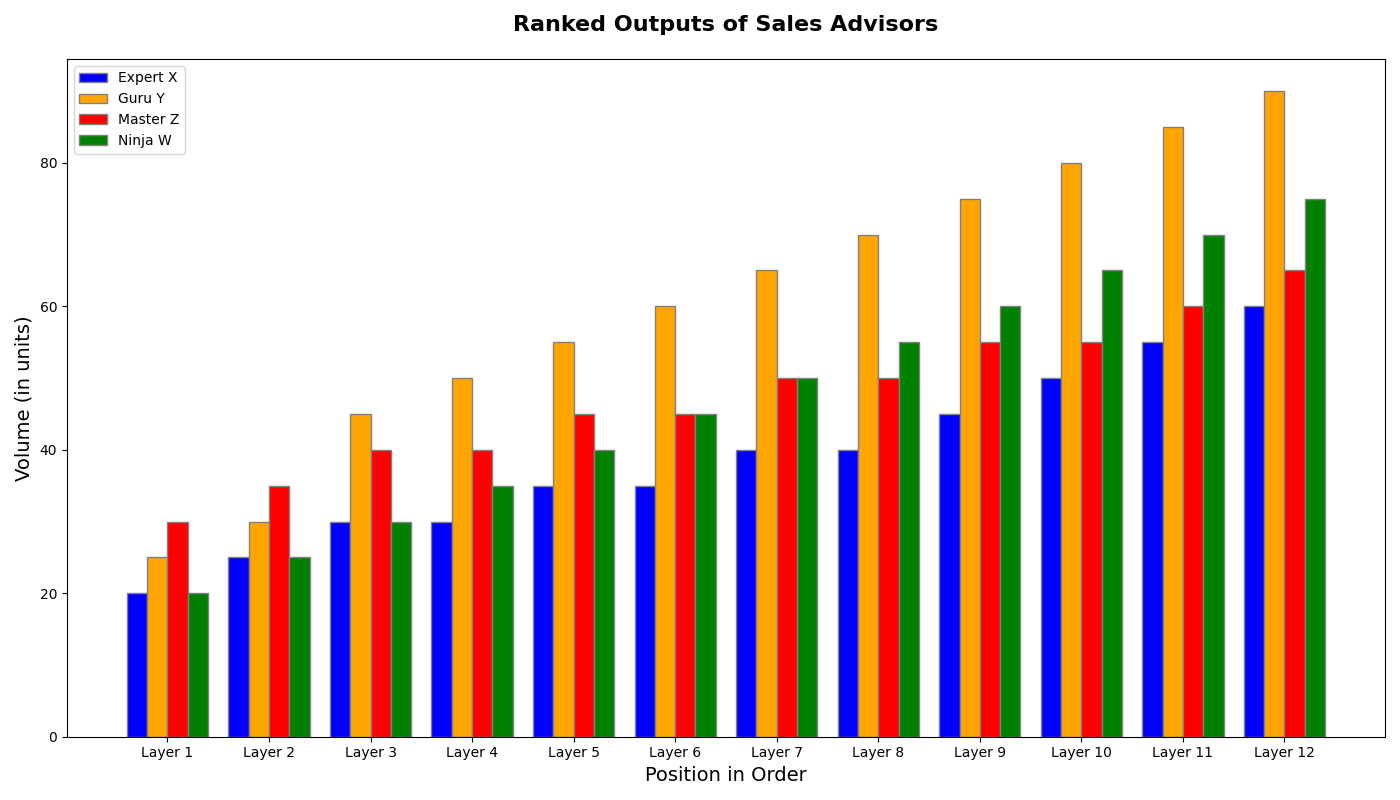

Write the Python code that produced this figure.
import matplotlib.pyplot as plt
import numpy as np

specialists = ['Expert X', 'Guru Y', 'Master Z', 'Ninja W']

monthly_sales = np.array([
    [30, 35, 20, 25, 40, 45, 30, 35, 40, 50, 60, 55],
    [25, 30, 45, 50, 55, 60, 65, 70, 75, 80, 85, 90],
    [40, 45, 50, 55, 60, 65, 55, 50, 45, 40, 35, 30],
    [20, 25, 30, 35, 40, 45, 50, 55, 60, 65, 70, 75]
])

# Sort monthly sales for each specialist
sorted_sales = [np.sort(sales) for sales in monthly_sales]

fig, ax = plt.subplots(figsize=(14, 8))

bar_width = 0.2

r1 = np.arange(len(sorted_sales[0]))
r2 = [x + bar_width for x in r1]
r3 = [x + bar_width for x in r2]
r4 = [x + bar_width for x in r3]

ax.bar(r1, sorted_sales[0], color='b', width=bar_width, edgecolor='grey', label=specialists[0])
ax.bar(r2, sorted_sales[1], color='orange', width=bar_width, edgecolor='grey', label=specialists[1])
ax.bar(r3, sorted_sales[2], color='r', width=bar_width, edgecolor='grey', label=specialists[2])
ax.bar(r4, sorted_sales[3], color='g', width=bar_width, edgecolor='grey', label=specialists[3])

ax.set_title('Ranked Outputs of Sales Advisors', fontsize=16, fontweight='bold', pad=20)
ax.set_xlabel('Position in Order', fontsize=14)
ax.set_ylabel('Volume (in units)', fontsize=14)
ax.set_xticks([r + bar_width * 1.5 for r in range(len(sorted_sales[0]))])
ax.set_xticklabels(['Layer ' + str(i) for i in range(1, len(sorted_sales[0]) + 1)])
ax.legend()

plt.tight_layout()
plt.show()
